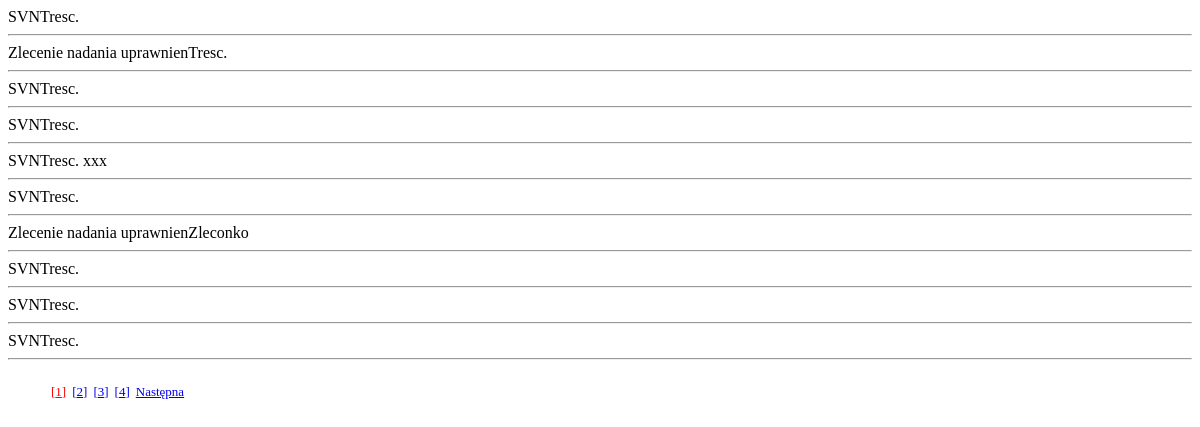
The page /auto/a1.php on the database its author committed.
### tables this page shows
CREATE TABLE IF NOT EXISTS `stan` (
  `up_do` text NOT NULL,
  `co` text NOT NULL,
  `kto` text NOT NULL,
  `numerek` int(11) NOT NULL,
  `data_generacji` datetime NOT NULL,
  `stan_id` int(11) NOT NULL
);

### auto/a1.php (the view, shortened to what this page needs)
<!DOCTYPE HTML>
<html>
<head>
<link href="style/style2.css" rel="stylesheet" type="text/css">
</head>
<body>
<?php
        $query = "SELECT COUNT(*) as all_posts FROM stan";
        $result = mysql_query($query) or die (mysql_error());
        $row = mysql_fetch_array($result);
        extract($row);
        $onpage = 10;
        $navnum = 7;
        $allpages = ceil($all_posts/$onpage);
        if(!isset($_GET['page']) or $_GET['page'] > $allpages or !is_numeric($_GET['page']) or $_GET['page'] <= 0){
                $page = 1;
        }else{
                $page = $_GET['page'];
        }
        $limit = ($page - 1) * $onpage;
        $query = "SELECT * FROM stan ORDER BY stan_id DESC LIMIT $limit, $onpage";
        $result = mysql_query($query) or die (mysql_error());
        while($row = mysql_fetch_array($result)){
            echo $row['up_do'];
                echo $row['co'];
                echo "<hr>";
        }
        if($navnum > $allpages){
                $navnum = $allpages;
        }
        $forstart = $page - floor($navnum/2);
        if($forstart <= 0){ $forstart = 1; }
        $forend = $forstart + $navnum;
        $next = $page + 1;
        $script_name = $_SERVER['SCRIPT_NAME'];
        echo "<div id=\"nav\"><ul>";
        for($forstart; $forstart < $forend; $forstart++){
                if($forstart == $page){
                        echo "<li class=\"current\">";
                }else{
                        echo "<li>";
                }
                echo "<a href=\"".$script_name."?page=".$forstart."\">[".$forstart."]</a></li>";
        }
        if($page < $allpages) echo "<li><a href=\"".$script_name."?page=".$next."\">Następna</a></li>";
        echo "</ul></div><div class=\"clear\">";
?>
</body>
</html>

### auto/style/style2.css (style rules this page uses)
#nav ul { list-style-type:none; float:left; left:50%; }
#nav li { float:left; margin:0 3px; font-size:small; right:50%; }
#nav li.current a { color:#F00; }

### rows shown on the page
stan: up_do "SVN", co "Tresc."
stan: up_do "Zlecenie nadania uprawnien", co "Tresc."
stan: up_do "SVN", co "Tresc."
stan: up_do "SVN", co "Tresc."
stan: up_do "SVN", co "Tresc. xxx"
stan: up_do "SVN", co "Tresc."
stan: up_do "Zlecenie nadania uprawnien", co "Zleconko"
stan: up_do "SVN", co "Tresc."
stan: up_do "SVN", co "Tresc."
stan: up_do "SVN", co "Tresc."
